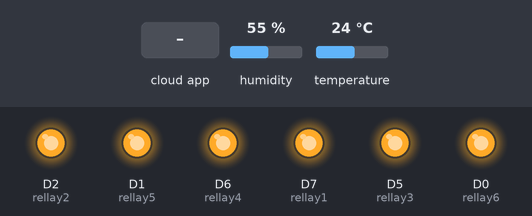
Recording of a sketch running on a simulated ESP8266 (NodeMCU). Shown: output pins drawn as LEDs (lit = HIGH). Inputs (shaded band) come from the test bench; at power-on: temperature 24 °C, humidity 55 %. WiFi joins after 1.5 s; servers stay silent unless stated; the Firebase database answers and starts empty; what the sketch prints to the serial monitor is not drawn.

Above: at 4.6 s.
4.7 s: the phone or cloud app sets automode to on
7.7 s: temperature set to 28 °C
At 10.5 s:
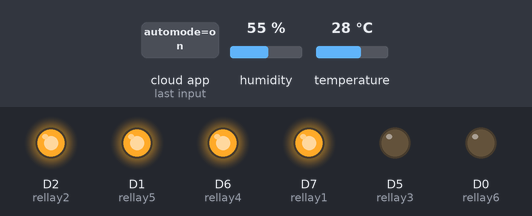
10.7 s: temperature set to 12 °C
At 13.4 s:
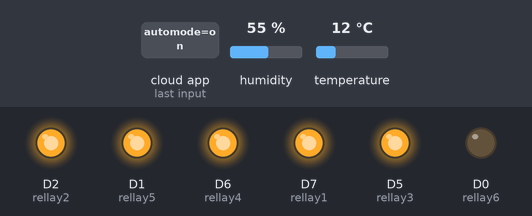
13.7 s: temperature set to 26 °C
At 16.1 s:
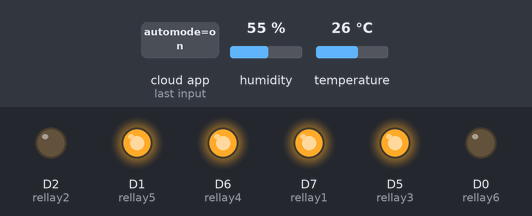
16.4 s: temperature set to 33 °C
At 18.0 s:
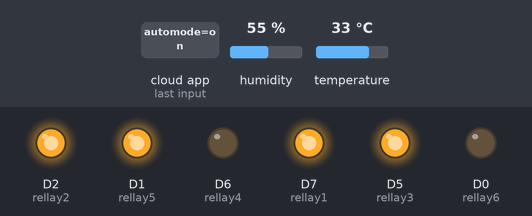
19.0 s: temperature set to 30 °C
21.3 s: temperature set to 27 °C
At 23.7 s:
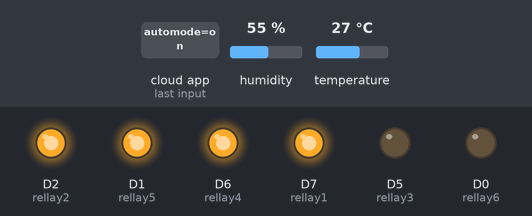
Timing chart, 0 to 25.2 s (numbered marks = the images above; inputs shaded):
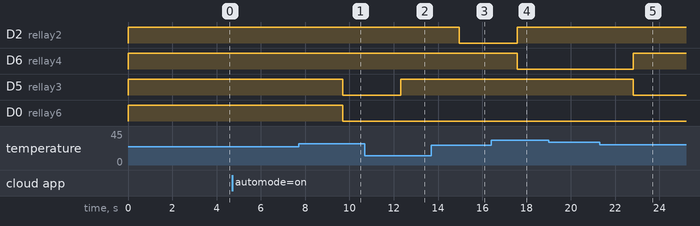

Measured:
- the behaviour switches between 29 and 28 °C on temperature (found by bisection; images 4 and 5)
- after the input at 4.7 s, every drawn part: stays the same
- after the input at 7.7 s, D5 (rellay3), D0 (rellay6): HIGH → LOW after 2.0 s
- after the input at 10.7 s, D5 (rellay3): LOW → HIGH after 1.6 s
- after the input at 13.7 s, D2 (rellay2): HIGH → LOW after 1.2 s
- after the input at 16.4 s, D2 (rellay2): LOW → HIGH after 1.2 s; D6 (rellay4): HIGH → LOW after 1.2 s
- after the input at 19.0 s, every drawn part: stays the same
- after the input at 21.3 s, D6 (rellay4): LOW → HIGH after 1.5 s; D5 (rellay3): HIGH → LOW after 1.5 s

The sketch:

IOT_HOME_AUTOMATION.ino
```cpp
#include <ESP8266WiFi.h> // esp8266 library
#include <FirebaseArduino.h> // firebase library


#define FIREBASE_HOST "" // the project name address from firebase id
#define FIREBASE_AUTH "" // the secret key generated from firebase
#define WIFI_SSID ""   // input your home or public wifi name
#define WIFI_PASSWORD "" //password of wifi ssid

#include "DHT.h"


#define DHTPIN D4
#define DHTTYPE DHT11
DHT dht(DHTPIN, DHTTYPE);
String fireStatus = ""; // led status received from firebase
String lightstatus;
String exsousestatus;
String waterpumpstatus;
String automode;
float h ;

float t;


int rellay1 = D7; //light
int rellay2 = D2; //fan2
int rellay3 = D5; //fan3
int rellay4 = D6; //moter
int rellay5 = D1; //fan1
int rellay6 = D0; //exsouse


void setup() {
  dht.begin();
  pinMode(rellay1, OUTPUT);
  pinMode(rellay2, OUTPUT);
  pinMode(rellay3, OUTPUT);
  pinMode(rellay4, OUTPUT);
  pinMode(rellay5, OUTPUT);
  pinMode(rellay6, OUTPUT);

  digitalWrite(rellay1, HIGH);
  digitalWrite(rellay2, HIGH);
  digitalWrite(rellay3, HIGH);
  digitalWrite(rellay4, HIGH);
  digitalWrite(rellay5, HIGH);
  digitalWrite(rellay6, HIGH);

  Serial.begin(9600);
  delay(1000);


  WiFi.begin(WIFI_SSID, WIFI_PASSWORD); //try to connect with wifi
  Serial.print("Connecting to ");
  Serial.print(WIFI_SSID);
  while (WiFi.status() != WL_CONNECTED) {
    Serial.print(".");
    delay(500);
  }
  Serial.println();
  Serial.print("Connected to ");
  Serial.println(WIFI_SSID);
  Serial.print("IP Address is : ");
  Serial.println(WiFi.localIP()); //print local IP address
  //  WiFi.mode(WIFI_STA);
  Firebase.begin(FIREBASE_HOST, FIREBASE_AUTH); // connect to firebase

  Firebase.setString("rellay_STATUS", "fanoff");
  Firebase.setString("light_STATUS", "lightoff");
  Firebase.setFloat("temp", 0.0);
  Firebase.setFloat("hum", 0.0);
  Firebase.setString("exsouse_STATUS", "off");
   Firebase.setString("waterpump_STATUS", "off");


}

void loop() {


  automatic();
  lightcontrol();

  yield();

}
void temp() {

  delay(2000);
  h = dht.readHumidity();

//  h= 96;

    t = dht.readTemperature();
//  t = 30;

  float f = dht.readTemperature(true);

  if (isnan(h) || isnan(t) || isnan(f)) {
    Serial.println(F("Failed to read from DHT sensor!"));
    return;
  }


  float hif = dht.computeHeatIndex(f, h);
  float hic = dht.computeHeatIndex(t, h, false);

    Firebase.setFloat("temp", t);
    Firebase.setFloat("hum", h);


}

void automatic() {
  automode = Firebase.getString("automode");

  if (automode == "on") {
    temp();
    Serial.println("Automode On");
    Serial.println(t);

    if (t <= 25) {
      Serial.println("t<=25");
      fanoff();
    }

    if ((t >= 25.01) && (t <= 26)) {
      speed1();
      Serial.println("t >=25.01) && (t<= 26");

    }
    if ((t >= 26.01) && (t <= 28)) {
      speed2();
      exsouse_on();
      Serial.println(F("(t >=27.01) && (t<= 28)"));


    }
    if ((t >= 28.01) && (t <= 40)) {
      speed3();
      exsouse_on();
      Serial.println(F("(t >=28.01) && (t<= 40)"));

    }


     if ((h >= 97) && (h <= 100) && (t >= 28.01) && (t <= 40)) {
      speed3();
      waterpump_on();
      Serial.println(F("(((h >= 95) && (h <= 100))"));


    }else{
      waterpump_off();

      }


  } else if (automode == "off") {

    temp();
    Serial.println(F("Automode Off"));

    fireStatus = Firebase.getString("rellay_STATUS");
    exsousestatus= Firebase.getString("exsouse_STATUS");
    waterpumpstatus = Firebase.getString("waterpump_STATUS");


    if (fireStatus == "fanspeed1") {
      speed1();

    }

    else if (fireStatus == "fanspeed2") {
      speed2();

    }

    else if (fireStatus == "fanspeed3") {
      speed3();
    }

    else if (fireStatus == "fanoff") {
      fanoff();
    }
    else if (fireStatus == "ALLOFF") {
      offall();
    }

    if (exsousestatus == "on") {
      exsouse_on();

    }
    if (exsousestatus == "off") {
     exsouse_off();

    }

    if(waterpumpstatus == "on"){
       waterpump_on();
      }

    if(waterpumpstatus == "off"){
       waterpump_off();
      }

  }

}

void lightcontrol() {
  lightstatus = Firebase.getString("light_STATUS");

  if (lightstatus == "lighton") {
    digitalWrite(rellay1, LOW);


  } else if (lightstatus == "lightoff") {
    digitalWrite(rellay1, HIGH);

  }
}

void speed1() {
  digitalWrite(rellay3, HIGH);
  digitalWrite(rellay4, HIGH);
  digitalWrite(rellay2, LOW);
}

void speed2() {
  digitalWrite(rellay3, LOW);
  digitalWrite(rellay4, HIGH);
  digitalWrite(rellay2, HIGH);
}

void speed3() {
  digitalWrite(rellay3, HIGH);
  digitalWrite(rellay4, LOW);
  digitalWrite(rellay2, HIGH);
}

void fanoff() {
  digitalWrite(rellay3, HIGH);
  digitalWrite(rellay4, HIGH);
  digitalWrite(rellay2, HIGH);
}

void offall() {
  digitalWrite(rellay3, HIGH);
  digitalWrite(rellay4, HIGH);
  digitalWrite(rellay2, HIGH);
  digitalWrite(rellay1, HIGH);
  digitalWrite(rellay5, HIGH);
}

void exsouse_on(){
  digitalWrite(rellay6, LOW);
  }

void exsouse_off(){
  digitalWrite(rellay6, HIGH);
  }

  void waterpump_on(){
  digitalWrite(rellay5, LOW);
  }

void waterpump_off(){
  digitalWrite(rellay5, HIGH);
  }
```
